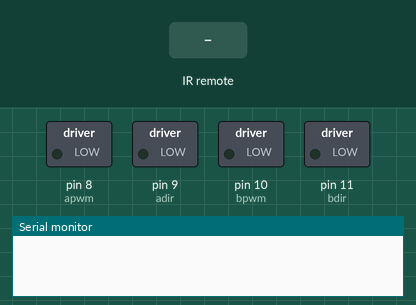
The sketch below on a simulated Arduino Uno, built with avr-gcc and run on an emulated ATmega328P. Parts: switched loads named in the sketch (green lamp = pin HIGH), the last lines printed to the serial monitor. Inputs (shaded band) come from the test bench.

Above: at 1.2 s.
1.3 s: infrared code 0xFF18E7 received
At 3.3 s:
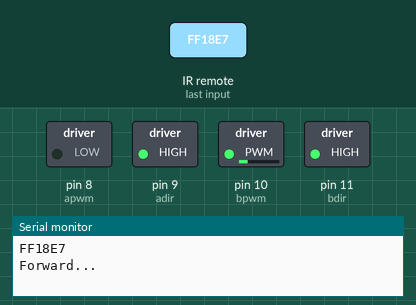
3.8 s: infrared code 0xFF4AB5 received
At 5.2 s:
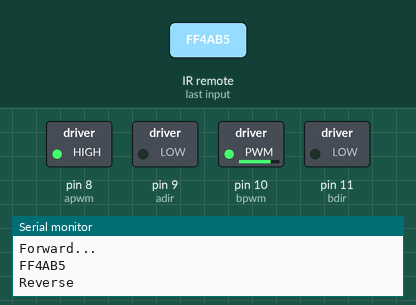
6.3 s: infrared code 0xFF10EF received
At 8.3 s:
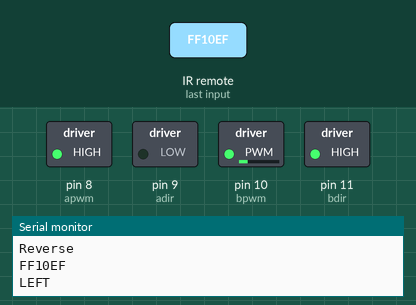
8.8 s: infrared code 0xFF5AA5 received
At 10.2 s:
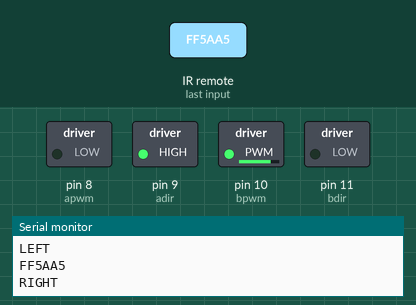
Timing chart, 0 to 11.8 s (numbered marks = the images above; inputs shaded):
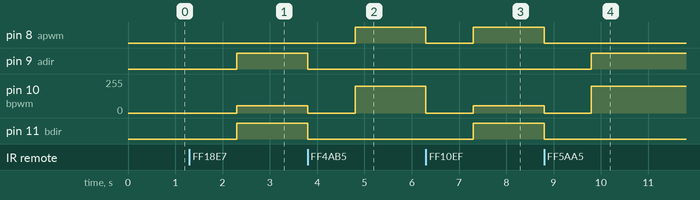

Measured:
- after the input at 1.3 s, pin 9 (adir), pin 11 (bdir): LOW → HIGH after 1.0 s; pin 10 (bpwm): 0/255 → 55/255 after 1.0 s
- after the input at 3.8 s, pin 8 (apwm): LOW → HIGH after 1.0 s; pin 9 (adir), pin 11 (bdir): HIGH → LOW at once; pin 10 (bpwm): 55/255 → 0/255 at once, → 200/255 1.0 s later
- after the input at 6.3 s, pin 8 (apwm): HIGH → LOW at once, → HIGH 1.0 s later; pin 10 (bpwm): 200/255 → 0/255 at once, → 55/255 1.0 s later; pin 11 (bdir): LOW → HIGH after 1.0 s
- after the input at 8.8 s, pin 8 (apwm), pin 11 (bdir): HIGH → LOW at once; pin 9 (adir): LOW → HIGH after 1.0 s; pin 10 (bpwm): 55/255 → 0/255 at once, → 200/255 1.0 s later

The sketch:

R.c_car_v3_working_.ino
```cpp
#include <IRremote.h>

const int RECV_PIN = 7;
IRrecv irrecv(RECV_PIN);
decode_results results;
unsigned long key_value = 0;


/*things to set:
  left motor is motor a;
  right motor is motor b;
*/


// wired connections
#define a_ia 8
#define a_ib 9
#define b_ia 10 // D10 --> Motor B Input A --> MOTOR B +
#define b_ib 11 // D11 --> Motor B Input B --> MOTOR B -


// functional connections
#define apwm a_ia
#define adir a_ib
#define bpwm b_ia // Motor B PWM Speed
#define bdir b_ib // Motor B Direction


#define PWM_FAST 200  // arbitrary slow speed PWM duty cycle
#define DIR_DELAY 1000 // brief delay for abrupt motor changes


void setup(){
  Serial.begin(9600);
  irrecv.enableIRIn();
  irrecv.blink13(true);

  pinMode( adir, OUTPUT );
  pinMode( apwm, OUTPUT );
  pinMode( bdir, OUTPUT );
  pinMode( bpwm, OUTPUT );

  digitalWrite( adir, LOW );
  digitalWrite( apwm, LOW );
  digitalWrite( bdir, LOW );
  digitalWrite( bpwm, LOW );
}

void a_motor_forward(){
  // set the motor speed and direction
      digitalWrite( adir, HIGH ); // direction = forward
      analogWrite( apwm, 255-PWM_FAST ); // PWM speed = slow

}

void a_motor_reverse(){
  // set the motor speed and direction
      digitalWrite( adir, LOW ); // direction = reverse
      analogWrite( apwm, PWM_FAST ); // PWM speed = slow

}

void b_motor_forward(){
  // set the motor speed and direction
      digitalWrite( bdir, HIGH ); // direction = forward
      analogWrite( bpwm, 255-PWM_FAST ); // PWM speed = slow

}

void b_motor_reverse(){
  // set the motor speed and direction
      digitalWrite( bdir, LOW ); // direction = reverse
      analogWrite( bpwm, PWM_FAST ); // PWM speed = slow

}

void brake(){
  //motor a
        digitalWrite( adir, LOW );
        digitalWrite( apwm, LOW );
  //motor b
        digitalWrite( bdir, LOW );
        digitalWrite( bpwm, LOW );


}


void loop(){
  if (irrecv.decode(&results)){
        Serial.println(results.value, HEX);
        if (results.value == 0XFFFFFFFF)
          results.value = key_value;

        switch(results.value){
          case 0xFF18E7:
            brake();


            //////////////////////////////////////////

            Serial.println( "Forward..." );

            delay( DIR_DELAY );


            a_motor_forward();
            b_motor_forward();


          break;
          case 0xFF38C7:
            brake();


            //////////////////////////////////////////

            Serial.println( "Brake..." );


          break;


          case 0xFF4AB5:
            Serial.println( "Reverse" );

            ///////////////////////////////////////////

            //braking before starting to reduce damage from abrupt changes

            brake();

            //////////////////////////////////////////

            //motor b

            delay( DIR_DELAY );


            a_motor_reverse();

            b_motor_reverse();

            break;


          case 0xFF10EF:
               brake();
            //////////////////////////////////////////

            Serial.println( "LEFT" );

            delay( DIR_DELAY );


            a_motor_reverse();
            b_motor_forward();


            break;

          case 0xFF5AA5:
               brake();

            //////////////////////////////////////////

            Serial.println( "RIGHT" );

            delay( DIR_DELAY );

            a_motor_forward();
            b_motor_reverse();


            break;


        }
        key_value = results.value;
        irrecv.resume();
  }
}
```
